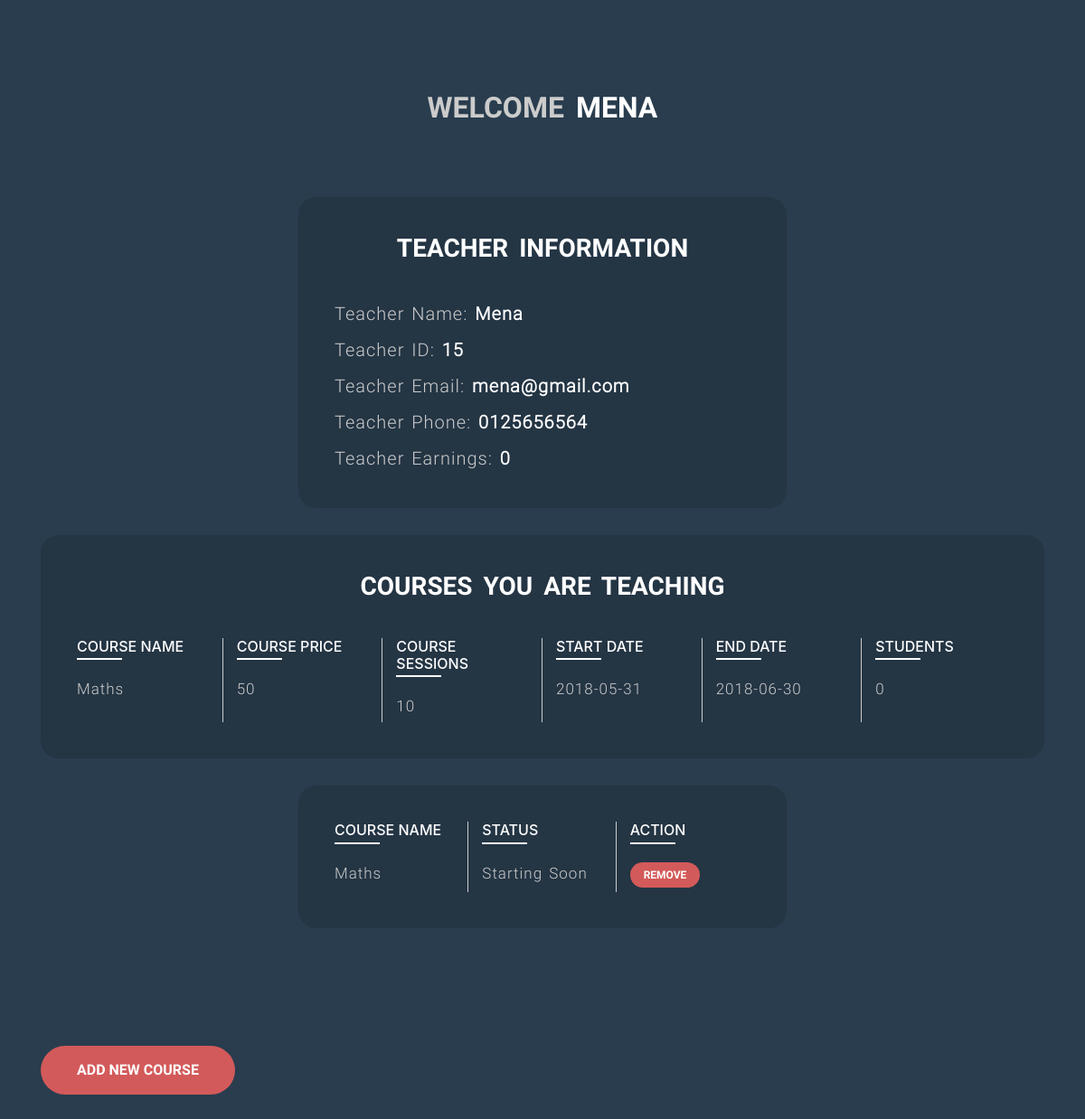
Screenshot of /courses_center/teacher.php (signed in) with the database file from the repository.
### tables this page shows
CREATE TABLE `users` (
  `user_id` int(11) UNSIGNED NOT NULL,
  `user_email` varchar(255) NOT NULL,
  `user_password` varchar(15) NOT NULL,
  `first_name` varchar(10) NOT NULL,
  `last_name` varchar(10) NOT NULL,
  `user_phone` varchar(15) NOT NULL,
  `user_type` enum('s','e','t') NOT NULL
);

CREATE TABLE `teacher` (
  `teacher_id` int(11) UNSIGNED NOT NULL,
  `user_id` int(11) UNSIGNED NOT NULL,
  `teacher_earnings` int(11) NOT NULL
);

CREATE TABLE `course` (
  `course_id` int(11) UNSIGNED NOT NULL,
  `course_name` varchar(255) NOT NULL,
  `course_price` int(11) UNSIGNED NOT NULL,
  `course_sessions` int(11) UNSIGNED NOT NULL,
  `course_start_date` date NOT NULL,
  `course_end_date` date NOT NULL
);

### courses_center/connect.php (called while the page is built, shortened)
<?php
    function getSingleValue($tableName, $prop, $value, $columnName, $conn) {
        $q = $conn->query("SELECT `$columnName` FROM `$tableName` WHERE $prop='".$value."'");
        $f = $q->fetchColumn();
        $result = $f;
        return $result;
    }
    function getAllValues($tableName, $prop, $value, $columnName, $conn) {
        $q = $conn->query("SELECT `$columnName` FROM `$tableName` WHERE $prop='".$value."'");
        $f = $q->fetchAll();
        $result = array();
        $counter = 0;
        foreach($f as $row){
            $result[$counter] = $row[$columnName];
            $counter++;
        }
        return $result;
    }

### courses_center/teacher.php (the view, shortened to what this page needs)
<!DOCTYPE html>
<html lang="en">
    <head>
        <link rel="stylesheet" href="assets/css/bootstrap.min.css" />
        <link rel="stylesheet" href="assets/css/global.css" />
        <link rel="stylesheet" href="assets/css/page.css" />
    </head>
    <body>
        <?php
            if (isset($_SESSION['logged']) && $_SESSION['type'] == 't') { ?>
        <?php
                require 'connect.php';
        ?>
                <section class="content">
                    <div class="container">
                        <?php
                            $email = $_SESSION['userEmail'];
                            $userId = getSingleValue('users', 'user_email', $email, 'user_id', $conn);
                            $teacherId = getSingleValue('teacher', 'user_id', $userId, 'teacher_id', $conn);
                            $teacherName = getSingleValue('users', 'user_id', $userId, 'first_name', $conn);
                            $teacherPhone = getSingleValue('users', 'user_id', $userId, 'user_phone', $conn);
                            $courseId = getAllValues('teacher_enrollment', 'teacher_id', $teacherId, 'course_id', $conn);
                            $arrayLength = count($courseId);
                            $calc = 0;
                            for ($i = 0; $i<$arrayLength; $i++) {
                                $que = "SELECT * FROM `student_enrollment` WHERE `teacher_id`= ".$teacherId." AND `course_id`= ".$courseId[$i];
                                $q = $conn->query($que);
                                $f = $q->fetchAll();
                                $f = count($f);
                                $que="UPDATE `teacher_enrollment` SET `course_students` = ".$f." WHERE `teacher_id`=".$teacherId." AND `course_id`=".$courseId[$i];
                                $conn->query($que);
                                $numOfStudents = getAllValues('teacher_enrollment', 'teacher_id', $teacherId, 'course_students', $conn);
                                $calc += getSingleValue('course', 'course_id', $courseId[$i], 'course_price', $conn) * $numOfStudents[$i];
                            }
                            $calc = $calc * 0.5;
                            $conn->query("UPDATE `teacher` SET `teacher_earnings` = ".$calc." WHERE `teacher_id` = ".$teacherId." ;");
                            $teacherEarnings = getSingleValue('teacher', 'user_id', $userId, 'teacher_earnings', $conn);
                        ?>
                        <h2 class="welcome">welcome <span><?php print $teacherName; ?></span></h2>
                        <div class="row">
                            <div class="col-lg-6 offset-lg-3 part">
                                <div class="panel">
                                    <h3>Teacher information</h3>
                                    <p>Teacher name: <span><?php print $teacherName; ?></span></p>
                                    <p>Teacher ID: <span><?php print $teacherId; ?></span></p>
                                    <p>Teacher email: <span class="email"><?php print $email; ?></span></p>
                                    <p>Teacher phone: <span ><?php print $teacherPhone; ?></span></p>
                                    <p>Teacher Earnings: <span ><?php print $teacherEarnings; ?></span></p>
                                </div>
                            </div>
                            <div class="col-lg-12 part">
                                <div class="panel">
                                    <h3>Courses you are teaching</h3>
                                    <div class="row">
                                        <div class="col-md-2 column">
                                            <h6 class="title">course name</h6>
                                            <?php
                                                $courseId = getAllValues('teacher_enrollment', 'teacher_id', $teacherId, 'course_id', $conn);
                                                $arrayLength = count($courseId);
                                                for ($i = 0; $i<$arrayLength; $i++) {
                                                    $currentCourseName = getSingleValue('course', 'course_id', $courseId[$i], 'course_name', $conn);
                                                    echo '<p>'.$currentCourseName.'</p>';
                                                }
                                            ?>
                                        </div>
                                        <div class="col-md-2 column">
                                            <h6 class="title">course price</h6>
                                            <?php
                                                for ($i = 0; $i<$arrayLength; $i++) {
                                                    $currentCoursePrice = getSingleValue('course', 'course_id', $courseId[$i], 'course_price', $conn);
                                                    echo '<p>'.$currentCoursePrice.'</p>';
                                                }
                                            ?>
                                        </div>
                                        <div class="col-md-2 column">
                                            <h6 class="title">course sessions</h6>
                                            <?php
                                                for ($i = 0; $i<$arrayLength; $i++) {
                                                    $currentCourseSessions = getSingleValue('course', 'course_id', $courseId[$i], 'course_sessions', $conn);
                                                    echo '<p>'.$currentCourseSessions.'</p>';
                                                }
                                            ?>
                                        </div>
                                        <div class="col-md-2 column">
                                            <h6 class="title">start date</h6>
                                            <?php
                                                for ($i = 0; $i<$arrayLength; $i++) {
                                                    $currentCourseStartDate = getSingleValue('course', 'course_id', $courseId[$i], 'course_start_date', $conn);
                                                    echo '<p>'.$currentCourseStartDate.'</p>';
                                                }
                                            ?>
                                        </div>
                                        <div class="col-md-2 column">
                                            <h6 class="title">end date</h6>
                                            <?php
                                                for ($i = 0; $i<$arrayLength; $i++) {
                                                    $currentCourseEndDate = getSingleValue('course', 'course_id', $courseId[$i], 'course_end_date', $conn);
                                                    echo '<p>'.$currentCourseEndDate.'</p>';
                                                }
                                            ?>
                                        </div>
                                        <div class="col-md-2 column">
                                            <h6 class="title">students</h6>
                                            <?php
                                                $studentsCounter = getAllValues('teacher_enrollment', 'teacher_id', $teacherId, 'course_students', $conn);
                                                $arrayLength = count($studentsCounter);
                                                for ($i = 0; $i<$arrayLength; $i++) {
                                                    echo '<p>'.$studentsCounter[$i].'</p>';
                                                }
                                            ?>
                                        </div>
                                    </div>
                                </div>
                            </div>
                            <div class="part col-lg-6 offset-lg-3">
                                <div class="panel">
                                    <div class="row">
                                        <div class="col-md-4 column">
                                            <h6 class="title">course name</h6>
                                            <?php
                                                $courseId = getAllValues('teacher_enrollment', 'teacher_id', $teacherId, 'course_id', $conn);
                                                $arrayLength = count($courseId);
                                                for ($i = 0; $i<$arrayLength; $i++) {
                                                    $currentCourseName = getSingleValue('course', 'course_id', $courseId[$i], 'course_name', $conn);
                                                    echo '<p>'.$currentCourseName.'</p>';
                                                }
                                            ?>
                                        </div>
                                        <div class="col-md-4 column">
                                            <h6 class="title">status</h6>
                                            <?php
                                                for ($i = 0; $i<$arrayLength; $i++) {
                                                    $currentCourseStartDate = getSingleValue('course', 'course_id', $courseId[$i], 'course_start_date', $conn);
                                                    $currentCourseEndDate = getSingleValue('course', 'course_id', $courseId[$i], 'course_end_date', $conn);
                                                    if(date("Y-m-d") < $currentCourseStartDate)
                                                        echo '<p>'."Starting soon".'</p>';
                                                    else if (date("Y-m-d") < $currentCourseEndDate)
                                                        echo '<p>'."In progress".'</p>';
                                                    else
                                                        echo '<p>'."Finished".'</p>';
                                                }
                                            ?>
                                        </div>
                                        <div class="col-md-4 column">
                                            <h6 class="title">action</h6>
                                            <?php
                                                for ($i = 0; $i<$arrayLength; $i++) {
                                                    $currentCourseStartDate = getSingleValue('course', 'course_id', $courseId[$i], 'course_start_date', $conn);
                                                    if(date("Y-m-d") < $currentCourseStartDate){
                                                        echo '<form action="?remove" method="post">
                                                            <input type="hidden" name="removeid" value="'.$courseId[$i].'" />
                                                            <input class="custom-button join-button" type="submit" value="remove" />
                                                        </form>';
                                                    }
                                                    else {
                                                        echo "<p>Forbidden<p/>";
                                                    }
                                                }
                                            ?>
                                        </div>
                                    </div>
                                </div>
                            </div>
                        </div>
                    </div>
                </section>
                <section class="new-course">
                    <div class="container">
                        <button id="add-new-course-button" class="custom-button">add new course</button>
                    </div>
                </section>
        <?php
        } else {
                echo "Please log in first to see this page.";
            }
        ?>
    </body>
</html>

### courses_center/assets/css/global.css (style rules this page uses)
body { background-color: #293d4e; color: #fff; }
p { font-family: roboto_light; }
input, a { font-family: roboto_regular; }
h1, h2, h3, h4, h5 { font-family: roboto_bold; color: #fff; text-transform: uppercase; word-spacing: 5px; }
.custom-button { color: #fff; border: 0; outline: 0; padding: 15px 40px; background-color: #d35a5a; text-transform: uppercase; font-family: roboto_bold; border-radius: 50px; cursor: pointer; transition: background-color .3s ease-in-out; }

### courses_center/assets/css/page.css (style rules this page uses)
.content { padding-top: 100px; padding-bottom: 100px; }
.content .part { margin-bottom: 30px; }
.content .panel h3 { color: #fff; margin-bottom: 40px; text-transform: uppercase; word-spacing: 5px; text-align: center; }
.content .welcome { color: #ccc; text-align: center; word-spacing: 5px; text-transform: uppercase; margin-bottom: 80px; }
.content .welcome span { color: #fff; }
.content .panel { padding: 40px; background-color: #243544; border-radius: 20px; height: 100%; }
.content .panel p { color: #ccc; text-transform: capitalize; font-size: 20px; letter-spacing: 1px; word-spacing: 2px; margin-bottom: 10px; }
.content .panel p:last-of-type { margin-bottom: 0; }
.content .panel p span { color: #fff; font-weight: bold; }
.content .panel p span.email { text-transform: lowercase; }
.content .panel .column .title { text-transform: uppercase; color: #fff; position: relative; padding-bottom: 5px; margin-bottom: 20px; }
.content .panel .column { border-right: 1px solid #ccc; }
.content .panel .column .title:after { content: ""; width: 50px; height: 2px; background-color: #fff; position: absolute; left: 0; bottom: 0; }
.content .panel .column p { font-size: 17px; margin-bottom: 5px; }
.content .panel .column:last-of-type { border-right-color: transparent; }
.new-course { margin-bottom: 100px; }
#add-new-course-button { margin-bottom: 50px; outline: 0; }
.join-button { font-size: 12px; padding: 5px 15px; margin-bottom: 5px; }

### rows the page displays
users: teacherName "MENA", teacherName "Mena", user_id.teacher_id "15", teacherPhone "0125656564", user_id.teacher_earnings "0"
course: course_name "Maths", course_price "50", course_sessions "10", course_start_date "2018-05-31", course_end_date "2018-06-30"

### other values shown
$email "mena@gmail.com"
$studentsCounter[$i] "0"
